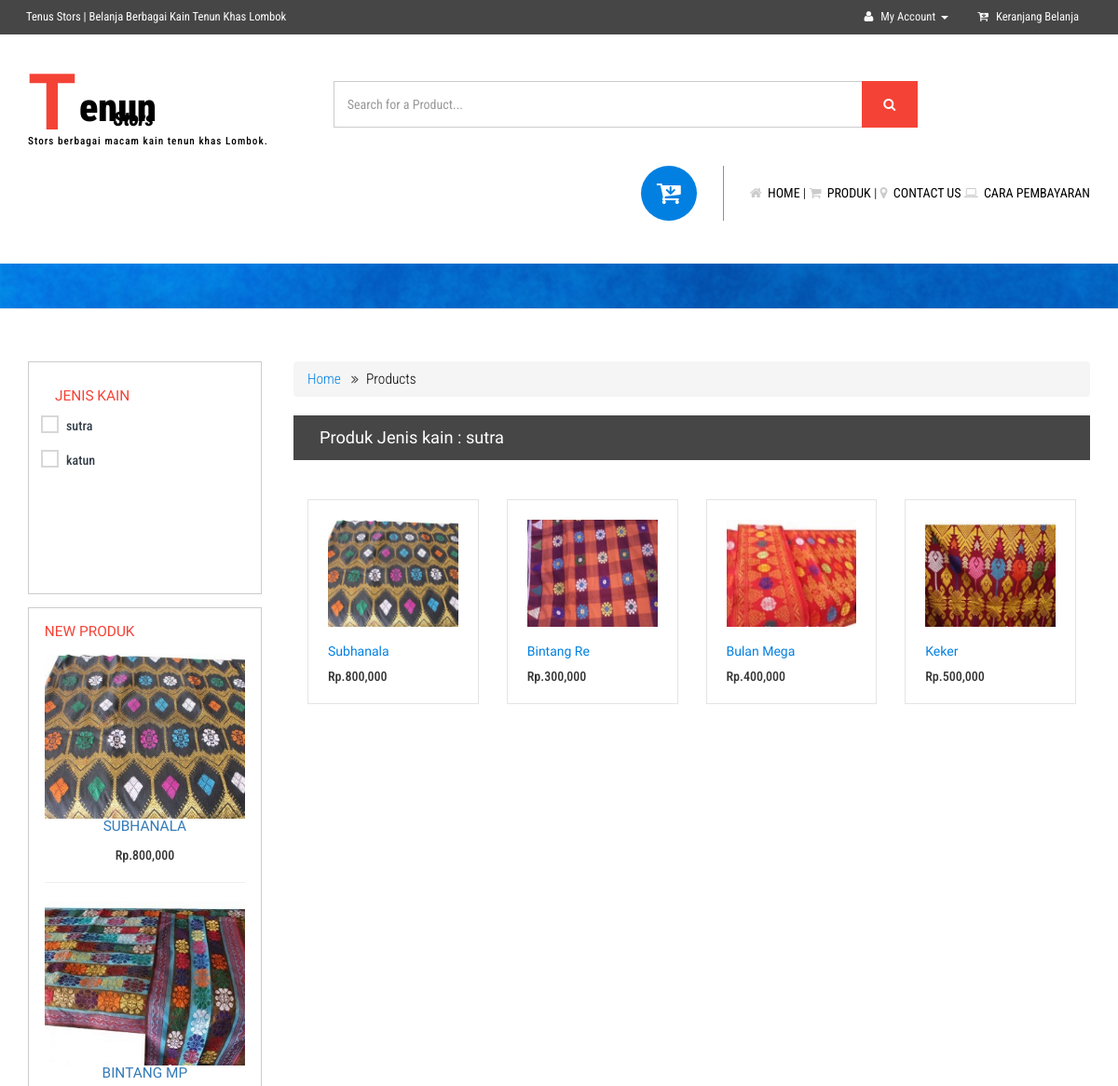
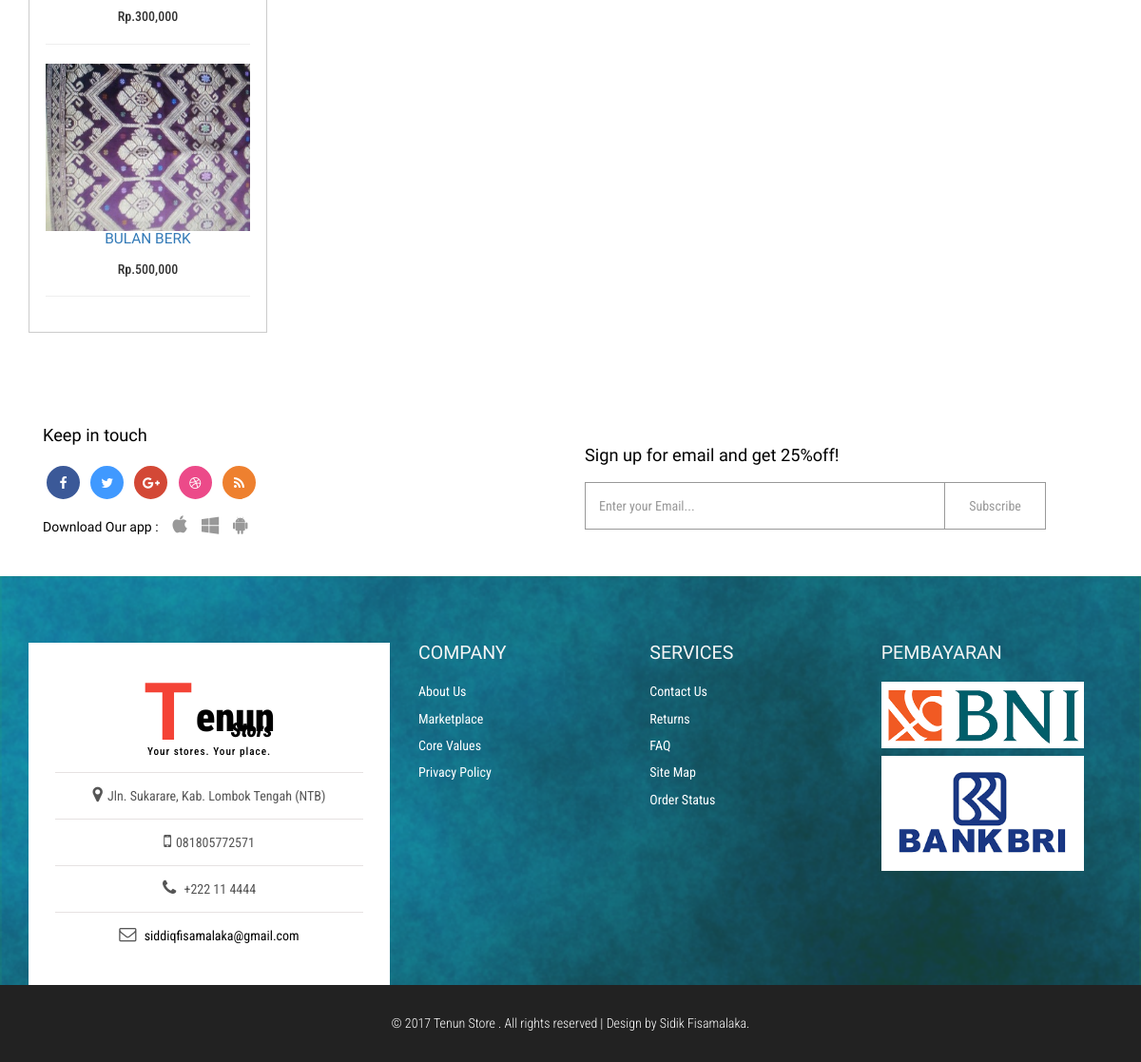
/index.php?mod=produk&pg=jenis_produk&id=2&nama=sutra, run on the app's committed database (2 pictures, top to bottom).
### tables this page shows
CREATE TABLE `motif` (
  `kd_motif` int(4) NOT NULL,
  `kd_jenis_kain` int(11) NOT NULL,
  `nm_motif` varchar(10) NOT NULL,
  `gambar` text NOT NULL,
  `harga` int(30) NOT NULL,
  `stock` int(30) NOT NULL,
  `dijual` int(11) NOT NULL
);

CREATE TABLE `jenis_kain` (
  `kd_jenis_kain` int(11) NOT NULL,
  `nm_jenis_kain` varchar(30) NOT NULL
);

### content/produk/jenis_produk.php (the view, shortened to what this page needs)
<div class="products">
		<div class="container">
			<div class="col-md-9 product-w3ls-right">
				<ol class="breadcrumb breadcrumb1">
					<li><a href="index.html">Home</a></li>
					<li class="active">Products</li>
				</ol>
				<div class="product-top">
					<h4> Produk Jenis kain : <?php echo $_GET['nama'];?></h4>
					<div class="clearfix"> </div>
				</div>
				<div class="products-row">
<?php $sql=mysqli_query($connect, "SELECT * FROM motif m, jenis_kain j where m.kd_jenis_kain=j.kd_jenis_kain and m.kd_jenis_kain='".$_GET['id']."' ORDER BY kd_motif DESC
					") or die ("error");
					while($data=mysqli_fetch_array($sql)){?>
					<div class="col-md-3 product-grids">
						<div class="agile-products">
							<a href="index.php?mod=produk&pg=detail&id=<?php echo $data['kd_motif'] ; ?>"><img src="admin/content/motif/<?php echo $data['gambar'] ; ?>" class="img-responsive" alt="img"></a>
							<div class="agile-product-text">
								<h5><a href="index.php?mod=produk&pg=detail&id=<?php echo $data['kd_motif'] ; ?>"><?php echo $data['nm_motif'] ; ?></a></h5>
								<h6>Rp.<?php echo number_format($data['harga']) ; ?></h6>
							</div>
						</div>
					</div>
					<?php }?>
					<div class="clearfix"> </div>
				</div>
			</div>
			<div class="col-md-3 rsidebar">
				<div class="rsidebar-top">
					<div class="slider-left">
						<h4>Jenis Kain</h4>
						<div class="row row1 scroll-pane">
						<?php $sqlj=mysqli_query($connect, "SELECT * FROM jenis_kain ORDER BY kd_jenis_kain DESC
					") or die ("error");
					while($dataj=mysqli_fetch_array($sqlj)){?>
							<a href="index.php?mod=produk&pg=jenis_produk&id=<?php echo $dataj['kd_jenis_kain']; ?>&nama=<?php echo $dataj['nm_jenis_kain']; ?>"><label class="checkbox"><i></i><?php echo $dataj['nm_jenis_kain']; ?></label></a>
							<?php }?>
						</div>
					</div>
					</div>
				<div class="related-row">
					<h4>New Produk</h4>
					<?php $sqln=mysqli_query($connect, "SELECT * FROM motif ORDER BY kd_motif DESC
					limit 3 ") or die ("error");
					while($datan=mysqli_fetch_array($sqln)){?>
					<div class="galry-like">
						<a href="index.php?mod=produk&pg=detail&id=<?php echo $datan['kd_motif'] ; ?>"><img src="admin/content/motif/<?php echo $datan['gambar'] ; ?>" class="img-responsive" alt="img"></a>
						<h4><a href="index.php?mod=produk&pg=detail&id=<?php echo $datan['kd_motif'] ; ?>"><?php echo $datan['nm_motif'] ; ?></a></h4>
						<h5>Rp.<?php echo number_format($datan['harga']) ; ?></h5>
					</div>
                     <hr>
                     <?php }?>
				</div>
			</div>
			<div class="clearfix"> </div>
		</div>
	</div>

### css/style.css (style rules this page uses)
body { margin:0; font-family: 'Roboto Condensed', sans-serif; background: #fff; }
body a { -webkit-transition: 0.5s all; -moz-transition: 0.5s all; -o-transition: 0.5s all; -ms-transition: 0.5s all; transition: 0.5s all; text-decoration:none; }
h1,h2,h3,h4,h5,h6 { margin:0; }
ul,label { margin:0; padding:0; }
.welcome,.deals,.card-page,.help,.values,.privacy,.sitemap,.products,.related-products,.login-page,.contact,.about,.faq-w3agile,.wthree-offers,.w3l-services { padding:5em 0; }
.product-w3ls-right { float: right; padding: 0; }
.breadcrumb.breadcrumb1 > li { font-size: 1.1em; font-weight: 300; }
.breadcrumb.breadcrumb1 li a { color: #0280e1; }
.breadcrumb.breadcrumb1 > .active,.breadcrumb.breadcrumb1 li a:hover { color: #000; }
.breadcrumb.breadcrumb1 > li + li:before { content: "\f101"; font: normal normal normal 14px/1 FontAwesome; color: #464646; padding: 0 8px; }
.product-top { background: #464646; padding: 1em 2em; }
.product-top h4 { font-size: 1.3em; color: #fff; font-family: 'Offside', cursive; float: left; }
.product-grids { margin-top: 3em; }
.agile-products { padding: 1.5em; border: 1px solid #e4e4e4; position: relative; overflow: hidden; -webkit-transition:.5s all; -moz-transition:.5s all; -o-transition:.5s all; -ms-transition:.5s all; transition:.5s all; }
.agile-product-text h5 { font-size: 1em; line-height: 1.8em; font-family: 'Offside', cursive; margin-top: 1em; text-transform: capitalize; }
.agile-product-text h5 a { color: #0280e1; }
.agile-product-text h6 { margin: 0.5em 0 0; font-size: 1em; color: #333; }
.galry-like { text-align: center; }
.galry-like a { display: block; overflow: hidden; }
.galry-like a img { -webkit-transition:.5s all; -moz-transition:.5s all; -o-transition:.5s all; -ms-transition:.5s all; transition:.5s all; }
.rsidebar { display: block; float: left; width: 22%; padding:0; }
.rsidebar-top { border: 1px solid #cccccc; padding: 2em; }
.rsidebar h4,.related-row h4 { font-size: 1.1em; color: #f44336; text-transform: uppercase; margin-bottom: 1em; font-family: 'Offside', cursive; }
.checkbox { position: relative; padding-left:27px !important; cursor: pointer; line-height: initial; font-size: 1em; color: #353F49; font-weight: 500; margin: 0 0 1.5em; }
.checkbox i { position: absolute; bottom: 0; left: 0; display: block; width: 19px; height: 19px; outline: none; border: 2px solid #D8D8D8; background: #FFF; }
.scroll-pane { height: 160px; }
.related-row { border: 1px solid #ccc; padding: 1.2em; margin-top: 1em; }
@media (max-width:1366px) { .welcome, .deals, .card-page, .help, .values, .privacy, .sitemap, .products, .related-products, .login-page, .contact, .about, .faq-w3agile, .wthree-offers, .w3l-services { padding: 4em 0; } }

### data on the page
motif: gambar (picture), nm_motif "Subhanala", harga "800,000", nm_motif "SUBHANALA"
motif: gambar (picture), nm_motif "Bintang Re", harga "300,000"
motif: gambar (picture), nm_motif "Bulan Mega", harga "400,000"
motif: gambar (picture), nm_motif "Keker", harga "500,000"
jenis_kain: nm_jenis_kain "sutra"
jenis_kain: nm_jenis_kain "katun"
motif: gambar (picture), nm_motif "BINTANG MP", harga "300,000"
motif: gambar (picture), nm_motif "BULAN BERK", harga "500,000"

### other printed values
$_GET['nama'] "sutra"
